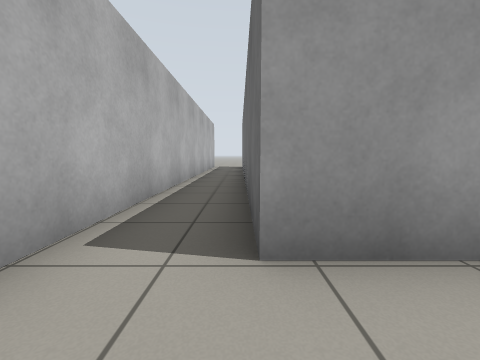
[1] (above)

15 first-person views from a walk through a Gazebo world. The camera is 0.72 m above the floor, tilts 6° down and sees 90° across. The floor is counted in squares, 1 m on a side. Each view is taken from the middle of a square. On the plan, view 1 faces up. The plan holds only what a view shows up to about 9 squares ahead; the rest is blank.

[2]
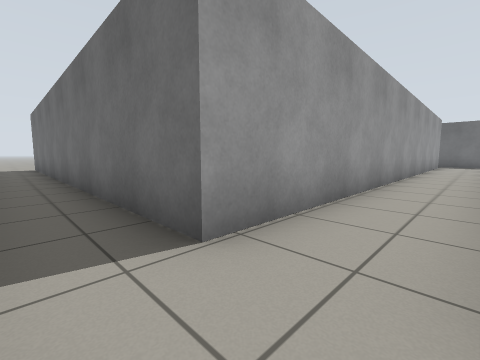

[3]
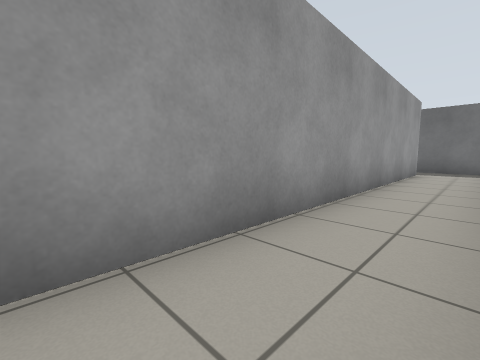

[4]
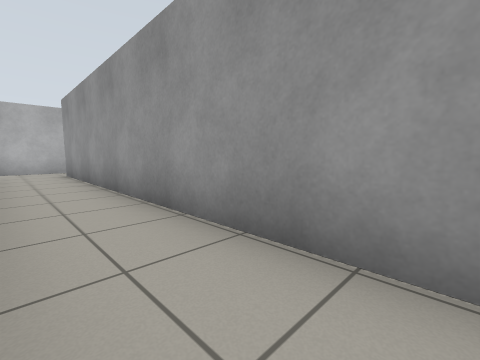

[5]
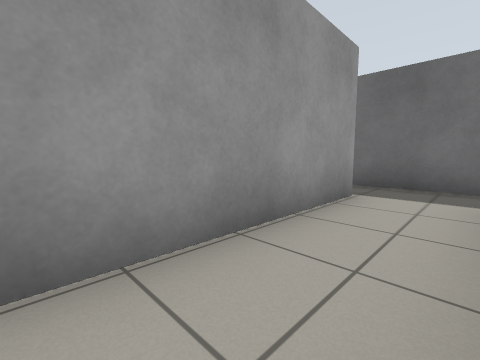

[6]
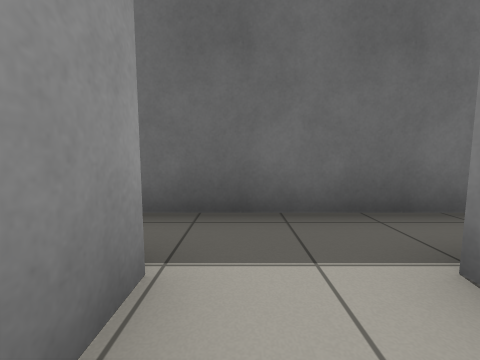

[7]
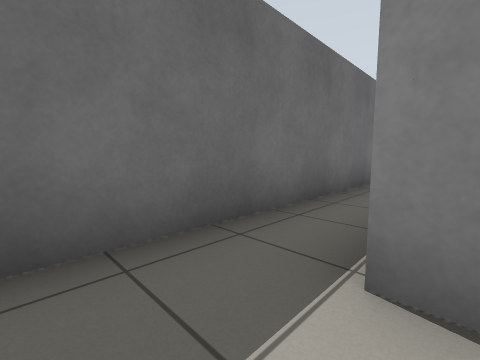

[8]
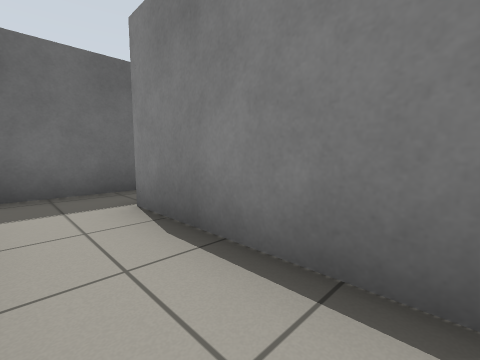

[9]
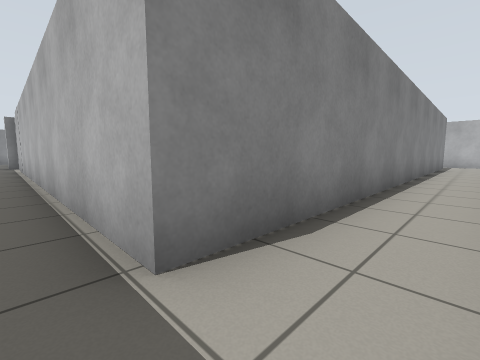

[10]
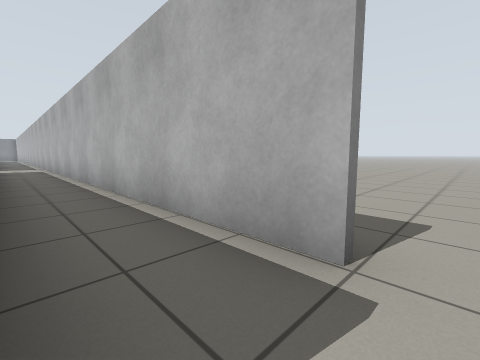

[11]
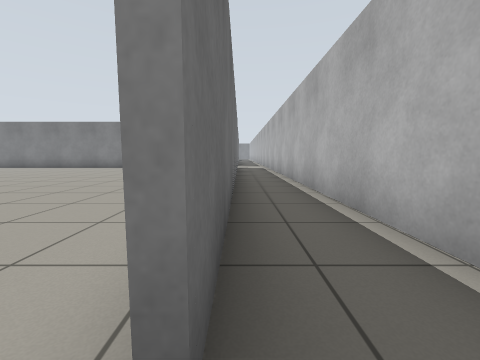

[12]
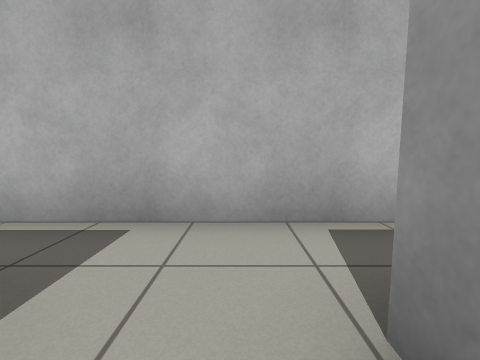

[13]
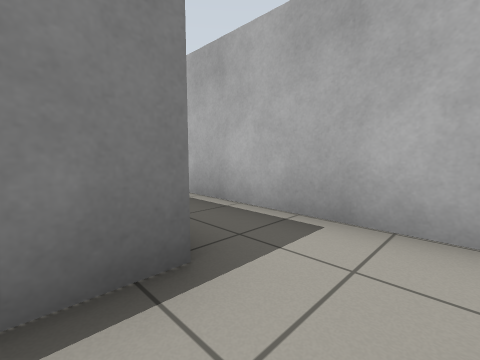

[14]
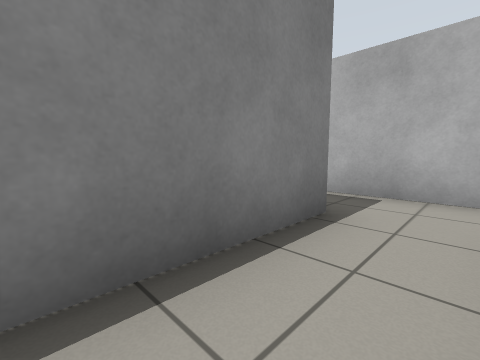

[15]
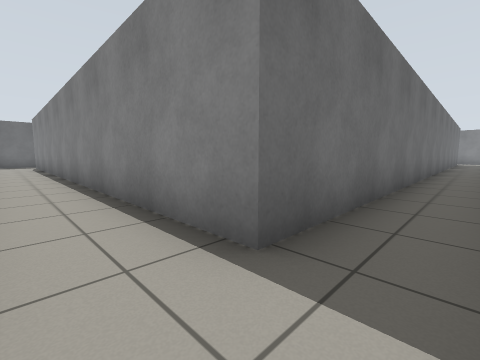

### Floor plan
Key: @ floor where view 1 was taken; # wall or solid block; . floor.
Columns run from 3 left of view 1 to 17 right of it. Each row starts with its distance up from view 1.
 15 ....
 14 .#.#..
 13  #.#..
 12  #.#...
 11  #.# ...
 10  #.# ....
  9  #.#  ....
  8  #.#  .....
  7  #.#   .....
  6  #.#    ....
  5  #.#
  4  #.#
  3  #.#
  2  #.################.#
  1  #..................#
  0  #.@................#
 -1  #.################.#
 -2  #.#              #.#
 -3  #.#              #.#
 -4   .#              #.#
 -5   .#              #.#
 -6   .#              #.#
 -7   .#              #.
 -8   .#              #.
 -9   .#              #.
-10   .#              #.
-11   .#              #.

Where each view was taken, in squares from view 1:
view 1: 0 up, 0 right, facing up
view 2: 0 up, 1 left, facing up-right
view 3: 0 up, 5 right, facing up-right
view 4: 0 up, 10 right, facing up-left
view 5: 0 up, 11 right, facing up-right
view 6: 1 up, 14 right, facing right
view 7: 1 up, 15 right, facing down-right
view 8: 1 up, 12 right, facing down-right
view 9: 1 up, 16 right, facing down-left
view 10: 15 up, 0 right, facing down-left
view 11: 15 up, 0 right, facing down
view 12: 1 up, 1 right, facing left
view 13: 1 up, 1 right, facing down-left
view 14: 1 up, 3 right, facing down-left
view 15: 1 up, 1 left, facing down-right
